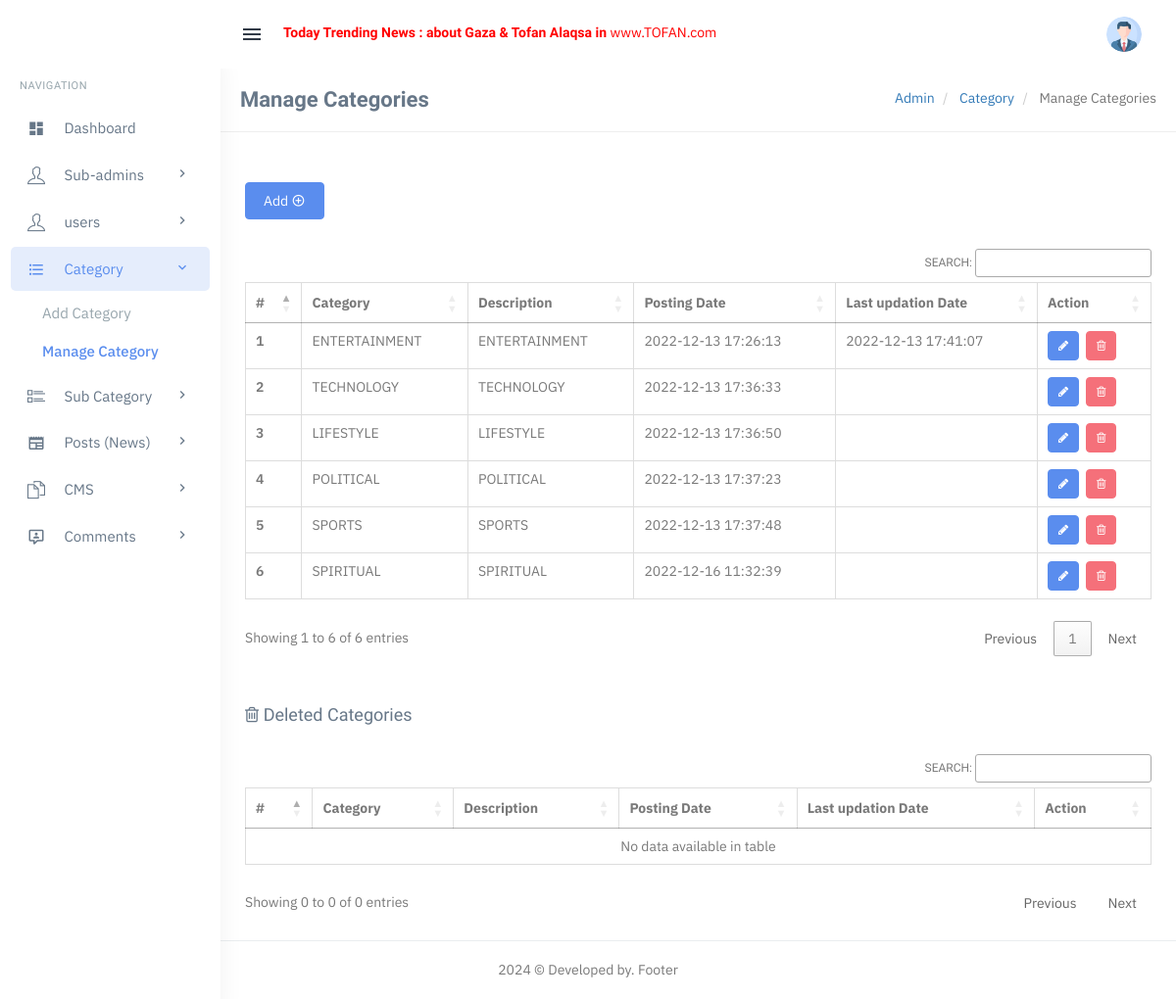
The app's page /admin/manage-categories.php (signed in) with its own data.
### tables this page shows
CREATE TABLE `tblcategory` (
  `id` int(11) NOT NULL,
  `CategoryName` varchar(200) DEFAULT NULL,
  `Description` mediumtext DEFAULT NULL,
  `PostingDate` timestamp NULL DEFAULT current_timestamp(),
  `UpdationDate` timestamp NULL DEFAULT NULL ON UPDATE current_timestamp(),
  `Is_Active` int(1) DEFAULT NULL
);

### admin/manage-categories.php (the view, shortened to what this page needs)
<?php
   include('includes/config.php');
   if(strlen($_SESSION['login'])==0)
     {
   header('location:index.php');
   }
   else{
   ?>
      <?php include('includes/topheader.php');?>
      <?php include('includes/leftsidebar.php');?>
      <div class="content-page">
         <div class="content">
            <div class="container">
               <div class="row">
                  <div class="col-xs-12">
                     <div class="page-title-box">
                        <h4 class="page-title">Manage Categories</h4>
                        <ol class="breadcrumb p-0 m-0">
                           <li>
                              <a href="#">Admin</a>
                           </li>
                           <li>
                              <a href="#">Category </a>
                           </li>
                           <li class="active">
                              Manage Categories
                           </li>
                        </ol>
                        <div class="clearfix"></div>
                     </div>
                  </div>
               </div>
               <div class="row">
                  <div class="col-sm-6">
                  </div>
                  <div class="row">
                     <div class="col-md-12">
                        <div class="demo-box m-t-20">
                           <div class="m-b-30">
                              <a href="add-category.php">
                              <button id="addToTable" class="btn btn-custom waves-effect waves-light btn-md">Add <i class="mdi mdi-plus-circle-outline" ></i></button>
                              </a>
                           </div>
                           <div class="table-responsive">
                              <table class="table m-0 table-bordered" id="example">
                                 <thead>
                                    <tr>
                                       <th>#</th>
                                       <th> Category</th>
                                       <th>Description</th>
                                       <th>Posting Date</th>
                                       <th>Last updation Date</th>
                                       <th>Action</th>
                                    </tr>
                                 </thead>
                                 <tbody>
                                    <?php
                                       $stmt=$con->prepare("Select id,CategoryName,Description,PostingDate,UpdationDate from  tblcategory where Is_Active=1");
                                       $stmt->execute();
                                        $cnt=1;
                                        if ($stmt->rowCount()) {
                                            foreach ($stmt->fetchAll() as $row)
                                       {
                                       ?>
                                    <tr>
                                       <th scope="row"><?php echo htmlentities($cnt);?></th>
                                       <td><?php echo htmlentities($row['CategoryName']);?></td>
                                       <td><?php echo htmlentities($row['Description']);?></td>
                                       <td><?php echo htmlentities($row['PostingDate']);?></td>
                                       <td><?php echo htmlentities($row['UpdationDate']);?></td>
                                       <td><a class="btn btn-primary btn-sm" href="edit-category.php?cid=<?php echo htmlentities($row['id']);?>"><i class="fa fa-pencil"></i></a>
                                          &nbsp;<a class="btn btn-danger btn-sm" href="manage-categories.php?rid=<?php echo htmlentities($row['id']);?>&&action=del"> <i class="fa fa-trash-o"></i></a>
                                       </td>
                                    </tr>
                                    <?php
                                       $cnt++;
                                        } }?>
                                 </tbody>
                              </table>
                           </div>
                        </div>
                     </div>
                  </div>
                  <div class="row">
                     <div class="col-md-12">
                        <div class="demo-box m-t-20">
                           <div class="m-b-30">
                              <h4><i class="fa fa-trash-o" ></i> Deleted Categories</h4>
                           </div>
                           <div class="table-responsive">
                              <table class="table m-0 table-bordered table-bordered-danger" id="example1">
                                 <thead>
                                    <tr>
                                       <th>#</th>
                                       <th> Category</th>
                                       <th>Description</th>
                                       <th>Posting Date</th>
                                       <th>Last updation Date</th>
                                       <th>Action</th>
                                    </tr>
                                 </thead>
                                 <tbody>
                                 </tbody>
                              </table>
                           </div>
                        </div>
                     </div>
                  </div>
               </div>
            </div>
            <?php include('includes/footer.php');?>
<?php } ?>

### admin/assets/css/core.css (style rules this page uses)
body { font-family: "IBM Plex Sans", "Oxygen", "Ubuntu", "Cantarell", "Fira Sans", sans-serif; margin: 0; padding-bottom: 60px; overflow-x: hidden; color: #797979; }
html { position: relative; min-height: 100%; }
.h1, .h2, .h3, .h4, .h5, .h6, h1, h2, h3, h4, h5, h6 { color: #677788; font-family: 'Hind Madurai', sans-serif; margin: 10px 0; }
* { outline: none !important; }
.container { width: auto; }
.p-0 { padding: 0 !important; }
.m-0 { margin: 0 !important; }
.m-t-20 { margin-top: 20px !important; }
.m-b-30 { margin-bottom: 30px !important; }
.row { margin-right: -10px; margin-left: -10px; }
.col-lg-1, .col-lg-10, .col-lg-11, .col-lg-12, .col-lg-2, .col-lg-3, .col-lg-4, .col-lg-5, .col-lg-6, .col-lg-7, .col-lg-8, .col-lg-9, .col-md-1, .col-md-10, .col-md-11, .col-md-12, .col-md-2, .col-md-3, .col-md-4, .col-md-5, .col-md-6, .col-md-7, .col-md-8, .col-md-9, .col-sm-1, .col-sm-10, .col-sm-11, .col-sm-12, .col-sm-2, .col-sm-3, .col-sm-4, .col-sm-5, .col-sm-6, .col-sm-7, .col-sm-8, .col-sm-9, .col-xs-1, .col-xs-10, .col-xs-11, .col-xs-12, .col-xs-2, .col-xs-3, .col-xs-4, .col-xs-5, .col-xs-6, .col-xs-7, .col-xs-8, .col-xs-9 { padding-left: 10px; padding-right: 10px; }
.breadcrumb { background-color: transparent; margin-bottom: 15px; padding-top: 10px; padding-left: 0; }
.waves-effect { position: relative; cursor: pointer; display: inline-block; overflow: hidden; -webkit-user-select: none; -moz-user-select: none; -ms-user-select: none; user-select: none; -webkit-tap-highlight-color: transparent; vertical-align: middle; z-index: 1; will-change: opacity, transform; -webkit-transition: all 0.3s ease-out; -moz-transition: all 0.3s ease-out; -o-transition: all 0.3s ease-out; -ms-transition: all 0.3s ease-out; transition: all 0.3s ease-out; }
.demo-box { padding: 10px 15px; }

### admin/assets/css/menu.css (style rules this page uses)
.content-page { margin-left: 225px; overflow: hidden; }
.content-page .content { padding: 0 5px 10px 5px; margin-top: 70px; }
.page-title { font-size: 22px; margin-bottom: 0; margin-top: 0; font-weight: 600; }
.page-title-box { padding: 20px; border-bottom: 1px solid #eee; margin: 0 -20px 20px -20px; }
.page-title-box .page-title { margin-bottom: 0; float: left; }
.page-title-box .breadcrumb { float: right; background-color: transparent !important; }

### records on screen
tblcategory: CategoryName "ENTERTAINMENT", Description "ENTERTAINMENT", PostingDate "2022-12-13 17:26:13", UpdationDate "2022-12-13 17:41:07"
tblcategory: CategoryName "TECHNOLOGY", Description "TECHNOLOGY", PostingDate "2022-12-13 17:36:33"
tblcategory: CategoryName "LIFESTYLE", Description "LIFESTYLE", PostingDate "2022-12-13 17:36:50"
tblcategory: CategoryName "POLITICAL", Description "POLITICAL", PostingDate "2022-12-13 17:37:23"
tblcategory: CategoryName "SPORTS", Description "SPORTS", PostingDate "2022-12-13 17:37:48"
tblcategory: CategoryName "SPIRITUAL", Description "SPIRITUAL", PostingDate "2022-12-16 11:32:39"
